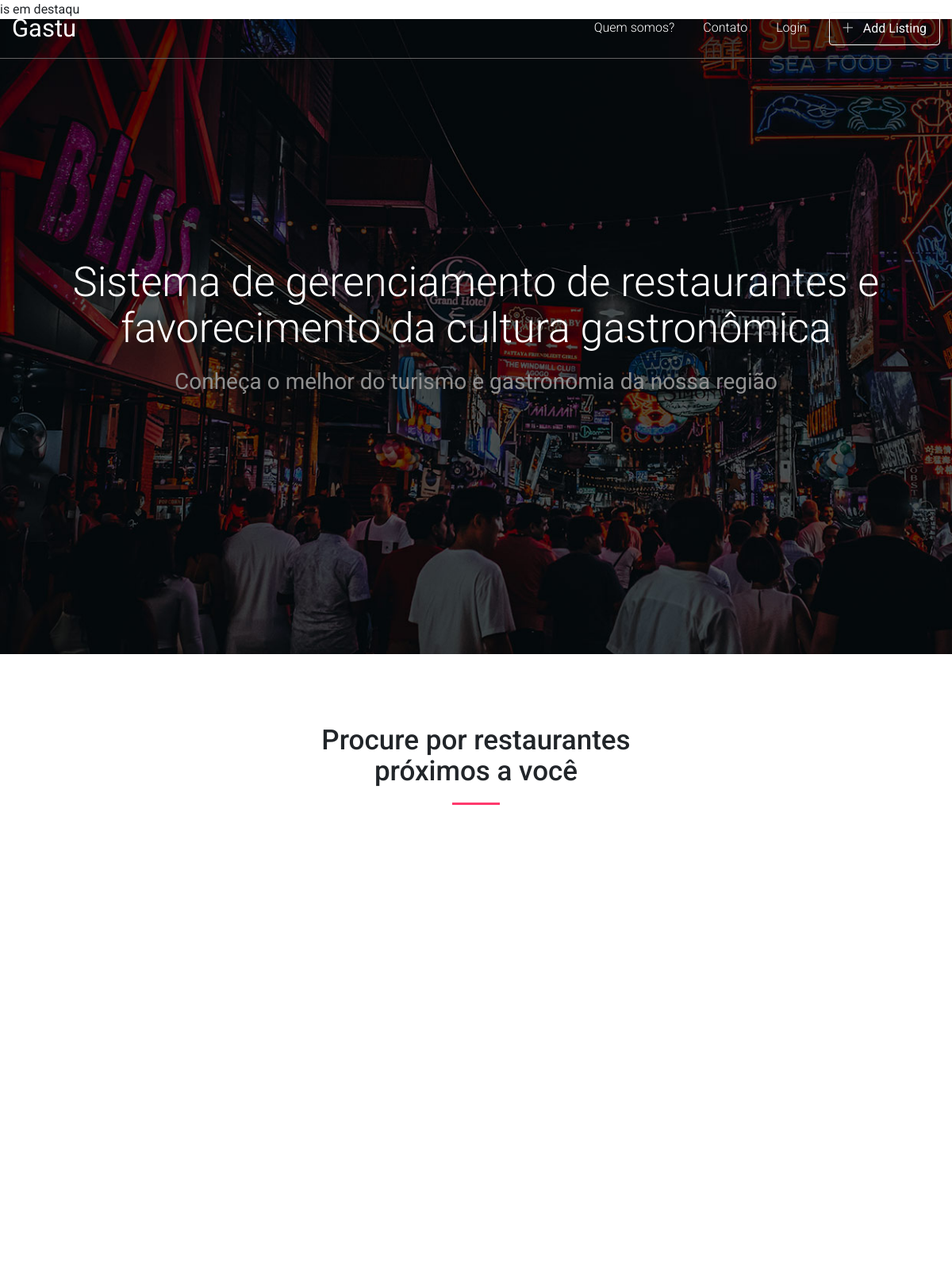
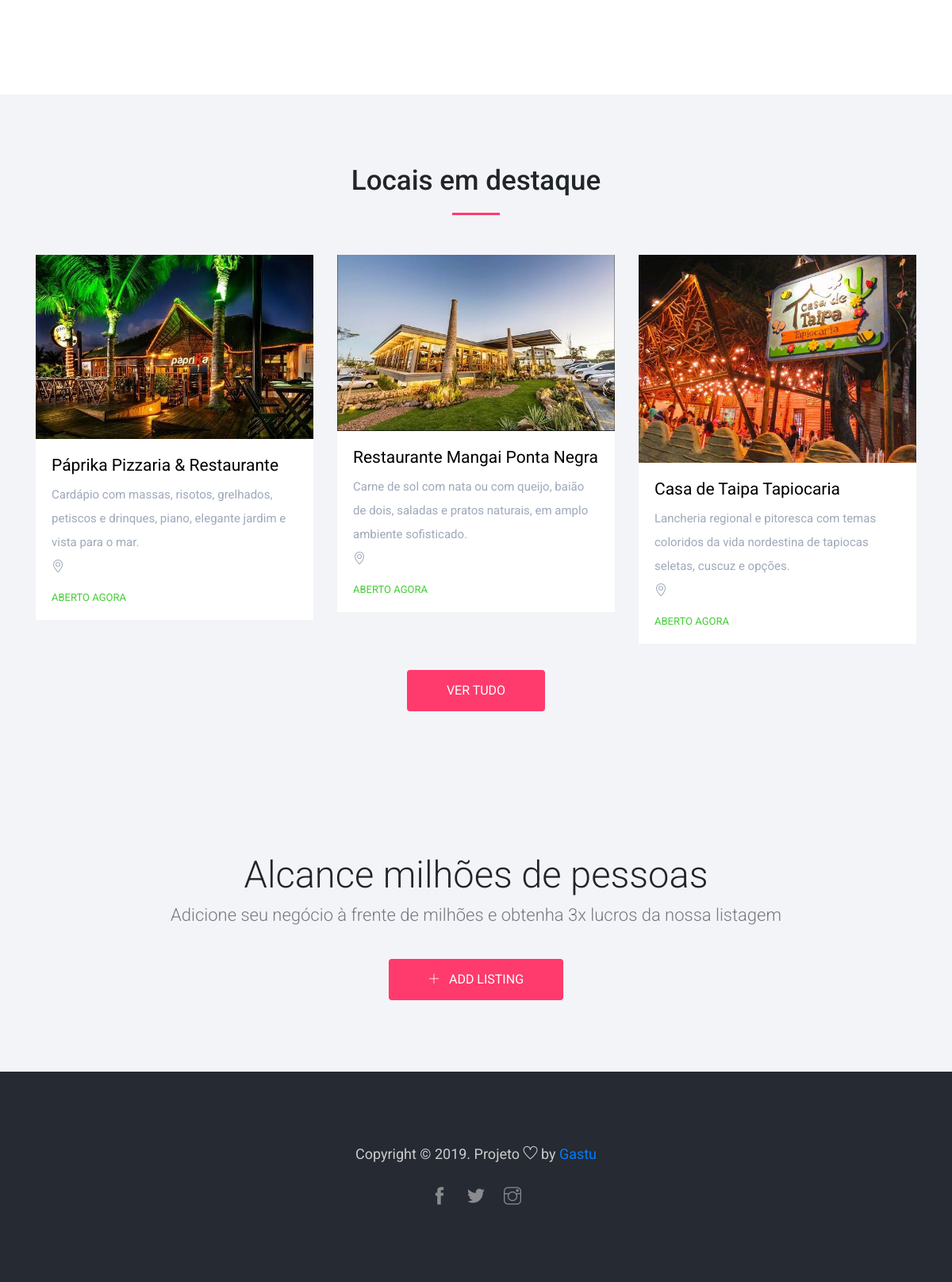
The page / on the database its author committed (2 pictures, top to bottom).
### polls/models.py (models this page shows)
class Restaurante(models.Model):
    id_restaurante = models.AutoField(primary_key=True)
    cnpj = models.CharField(max_length=10)
    nome = models.CharField(max_length=200)
    nome_comercial = models.CharField(max_length=100)
    descricao = models.CharField(max_length=500)
    latitude = models.CharField(max_length=200)
    longitude = models.CharField(max_length=200)
    imagem = models.ImageField(upload_to='imagens/')

### gastu/views.py (the view)
# urls.py: path('', views.post_list, name='post_list'),
def post_list(request):
	restaurantes = Restaurante.objects.all()
	return render(request, 'gastu/post_list.html', {'lista_de_restaurantes':restaurantes})

### gastu/templates/gastu/post_list.html (shortened to what this page needs)
{% extends 'gastu/base2.html' %}

### gastu/templates/gastu/base2.html (shortened to what this page needs)
is em destaqu{% load static %}
<!DOCTYPE html>
<html lang="en">
<head>
    <link rel="stylesheet" href="{% static 'css/bootstrap.min.css' %}">
    <link rel="stylesheet" href="{% static 'css/simple-line-icons.css' %}">
    <link rel="stylesheet" href="{% static 'css/themify-icons.css' %}">
    <link rel="stylesheet" href="{% static 'css/set1.css' %}">
    <link rel="stylesheet" href="{% static 'css/style.css' %}">
</head>
<body>
    <div class="nav-menu">
        <div class="bg transition">
            <div class="container-fluid fixed">
                <div class="row">
                    <div class="col-md-12">
                        <nav class="navbar navbar-expand-lg navbar-light">
                            <a class="navbar-brand" href="{% url 'gastu:post_list' %}">Gastu</a>
                            <div class="collapse navbar-collapse justify-content-end" id="navbarNavDropdown">
                                <ul class="navbar-nav">
                                    <li class="nav-item active">
                                        <a class="nav-link" href="{% url 'gastu:about' %}">Quem somos?</a>
                                    </li>
                                    <li class="nav-item active">
                                        <a class="nav-link" href="{% url 'gastu:contact' %}">Contato</a>
                                    </li>
                                    {% if user.is_authenticated %}
                                    <li class="nav-item">
                                        <a class="nav-link" href="{% url 'logout' %}">Sair</a>
                                    </li>
                                    {% else %}
                                    <li class="nav-item">
                                        <a class="nav-link" href="{% url 'login' %}">Login</a>
                                    </li>
                                    {% endif %}
                                    <li><a href="#" class="btn btn-outline-light top-btn"><span class="ti-plus"></span> Add Listing</a></li>
                                </ul>
                            </div>
                        </nav>
                    </div>
                </div>
            </div>
        </div>
    </div>
    <section class="slider d-flex align-items-center">
        <div class="container">
            <div class="row d-flex justify-content-center">
                <div class="col-md-12">
                    <div class="slider-title_box">
                        <div class="row">
                            <div class="col-md-12">
                                <div class="slider-content_wrap">
                                    <h1>Sistema de gerenciamento de restaurantes e favorecimento da cultura gastronômica</h1>
                                    <h5>Conheça o melhor do turismo e gastronomia da nossa região</h5>
                                </div>
                            </div>
                        </div>
                    </div>
                </div>
            </div>
        </div>
    </section>
    <section class="main-block">
        <div class="container">
            <div class="row justify-content-center">
                <div class="col-md-5">
                    <div class="styled-heading">
                        <h3>Procure por restaurantes próximos a você</h3>
                    </div>
                </div>
            </div>
            <div class="row">
                <div class="col-md-4">
                    <div class="col-md-12">
                        <div class="grid">
                            <div id="map" style="width: 1100px; height: 500px">
                            </div>
                        </div>
                    </div>
                </div>
            </div>
        </div>
    </section>
    <section class="main-block light-bg">
        <div class="container">
            <div class="row justify-content-center">
                <div class="col-md-5">
                    <div class="styled-heading">
                        <h3>Locais em destaque</h3>
                    </div>
                </div>
            </div>
            <div class="row">
                {% for r in lista_de_restaurantes %}
                <div class="col-md-4 featured-responsive" >
                    <div class="featured-place-wrap">
                        <a href="{% url 'gastu:detail' %}?id_res={{r.id_restaurante}}">
                            <img src="/media/{{ r.imagem }}" class="img-fluid" alt="">
                            <div class="featured-title-box">
                                <h6> {{ r.nome }} </h6>
                                <ul>
                                    <li>
                                        <p>{{ r.descricao }}</p>
                                    </li>
                                    <li><span class="icon-location-pin"></span>
                                    </li>
                                </ul>
                                <div class="bottom-icons">
                                    <div class="open-now">ABERTO AGORA</div>
                                </div>
                            </div>
                    </div>
                </div>
                        {% endfor %}
            </div>
            <div class="row justify-content-center">
                <div class="col-md-4">
                    <div class="featured-btn-wrap">
                        <a href="#" class="btn btn-danger">VER TUDO</a>
                    </div>
                </div>
            </div>
        </div>
    </section>
    <section class="main-block light-bg">
        <div class="container">
            <div class="row">
                <div class="col-md-12">
                    <div class="add-listing-wrap">
                        <h2>Alcance milhões de pessoas</h2>
                        <p>Adicione seu negócio à frente de milhões e obtenha 3x lucros da nossa listagem</p>
                    </div>
                </div>
            </div>
            <div class="row justify-content-center">
                <div class="col-md-4">
                    <div class="featured-btn-wrap">
                        <a href="#" class="btn btn-danger"><span class="ti-plus"></span> ADD LISTING</a>
                    </div>
                </div>
            </div>
        </div>
    </section>
    <footer class="main-block dark-bg">
        <div class="container">
            <div class="row">
                <div class="col-md-12">
                    <div class="copyright">
                        <p>Copyright &copy; 2019. Projeto <i class="ti-heart" aria-hidden="true"></i> by <a href="http://127.0.0.1:8000/" target="_blank">Gastu</a></p>
                        <ul>
                            <li><a href="#"><span class="ti-facebook"></span></a></li>
                            <li><a href="#"><span class="ti-twitter-alt"></span></a></li>
                            <li><a href="#"><span class="ti-instagram"></span></a></li>
                        </ul>
                    </div>
                </div>
            </div>
        </div>
    </footer>
</body>
</html>

### static/css/set1.css (style rules this page uses)
.grid { position: relative; margin: 0 auto; padding: 1em 0 4em; max-width: 1000px; list-style: none; text-align: center; }

### static/css/style.css (style rules this page uses)
body { font-family: 'Roboto', sans-serif; }
h1 { font-size: 72px; color: #fff; font-weight: 300; }
@media (max-width: 1200px) { h1 { font-size: 52px; } }
h2 { font-size: 47px; }
h3 { font-size: 35px; }
h5 { font-size: 28px; }
h6 { font-size: 21px; font-weight: 400; }
p { font-size: 15px; }
.main-block { padding: 90px 0; }
.light-bg { background: #f3f4f7; }
.dark-bg { background: #252a33; }
.nav-menu { position: absolute; z-index: 1; top: 0; right: 0; left: 0; margin: 0 auto; }
.navbar { padding: .5rem 0; }
.navbar-brand { font-size: 31px; }
.navbar-light .navbar-brand { color: #fff; }
.navbar-light .navbar-nav .active > .nav-link { color: #fff; }
.navbar-light .navbar-nav .nav-link { font-size: 16px; font-weight: 300; color: #fff; }
.nav-item { margin: 0 20px 0 0; }
.bg { width: 100%; height: 70px; }
.transition { -webkit-transition: all 1s ease-in-out; -moz-transition: all 1s ease-in-out; -o-transition: all 1s ease-in-out; transition: all 1s ease-in-out; }
.fixed { border-bottom: 1px solid #636363; position: fixed; top: 0; left: 0; width: 100%; z-index: 1; }
.ti-plus { font-size: 14px; padding: 0 8px 0 0; }
.slider { background: url(../images/slider.jpg) no-repeat; background-size: cover; min-height: 800px; }
.btn-outline-light { padding: 10px 16px; }
.slider-title_box { text-align: center; }
.slider-content_wrap h5 { color: #909090; font-weight: 400; margin: 24px 0; }
.styled-heading { text-align: center; margin: 0 0 50px; }
.styled-heading h3 { position: relative; padding: 0 0 23px; }
.styled-heading h3:after { position: absolute; content: ""; width: 60px; height: 3px; background: #ff3a6d; bottom: 0; left: 50%; -webkit-transform: translateX(-50%); -ms-transform: translateX(-50%); transform: translateX(-50%); }
.featured-place-wrap { background: #fff; margin: 0 0 30px; -webkit-transition: all 0.5s ease; -o-transition: all 0.5s ease; transition: all 0.5s ease; position: relative; }
.featured-place-wrap a { display: block; text-decoration: none; color: #000; }
.featured-place-wrap img { width: 100%; }
.featured-title-box { padding: 22px 20px; }
.featured-title-box h6 { overflow: hidden; white-space: nowrap; -o-text-overflow: ellipsis; text-overflow: ellipsis; margin-bottom: 5px; }
.featured-title-box p { color: #9fa9b9; display: inline-block; margin: 0; }
.featured-title-box span { color: #9fa9b9; padding: 0 10px; }
.featured-title-box ul { padding: 0; margin: 10px 0 0; }
.featured-title-box ul li { list-style: none; color: #737882; line-height: 2; }
.featured-title-box ul li span { padding: 7px 8px 0 0; }
@media (max-width: 1200px) { .featured-title-box ul li span { padding: 0 4px 0 0; } }
.featured-title-box ul li p { margin: 0; }
.bottom-icons { padding: 15px 0 0; line-height: 1; }
.open-now { color: #46cd38; font-size: 13px; display: block; font-weight: 400; display: inline-block; }
.featured-btn-wrap { text-align: center; }
@media (max-width: 1200px) { .featured-btn-wrap { margin: 3px 0 0; } }
.featured-btn-wrap .btn-danger { background: #ff3a6d; padding: 16px 50px; -webkit-transition: 0.3s; -o-transition: 0.3s; transition: 0.3s; border: 0; }
.add-listing-wrap { text-align: center; margin: 0 0 36px; }
.add-listing-wrap h2 { font-weight: 300; }
.add-listing-wrap p { font-size: 22px; font-weight: 300; color: #737882; }
footer { position: relative; }
.copyright { text-align: center; }
.copyright p { font-size: 18px; font-weight: 400; color: #ccc; margin: 0; }
.copyright ul { margin: 25px 0 0; padding: 0; }
.copyright ul li { list-style: none; display: inline-block; }
.copyright ul li a { color: #ccc; font-size: 22px; padding: 0 10px; opacity: 0.6; -webkit-transition: 0.3s; -o-transition: 0.3s; transition: 0.3s; }
#map { height: 100%; width: 100%; }

### rows shown on the page
Restaurante: imagem (picture), nome "Páprika Pizzaria & Restaurante", descricao "Cardápio com massas, risotos, grelhados, petiscos e drinques, piano, elegante jardim e vista para o mar."
Restaurante: imagem (picture), nome "Restaurante Mangai Ponta Negra", descricao "Carne de sol com nata ou com queijo, baião de dois, saladas e pratos naturais, em amplo ambiente sofisticado."
Restaurante: imagem (picture), nome "Casa de Taipa Tapiocaria", descricao "Lancheria regional e pitoresca com temas coloridos da vida nordestina de tapiocas seletas, cuscuz e opções."
